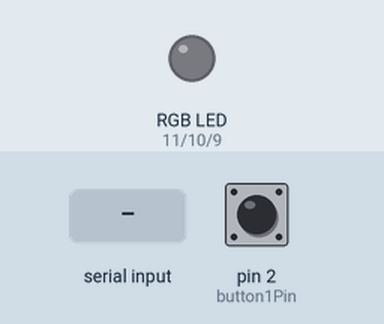
Simulated run of this sketch. Board: Arduino Uno, built with avr-gcc and run on an emulated ATmega328P. On the bench: an RGB LED mixed from three pins (HIGH = lit). The test bench sets the inputs (shaded band); at power-on: pin 2 (button1Pin) HIGH. Dim RGB values are drawn brighter than linear; what the sketch prints to the serial monitor is not drawn.

Above: at 2.7 s.
2.8 s: pin 2 (button1Pin) pulled LOW for 0.15 s
At 4.1 s:
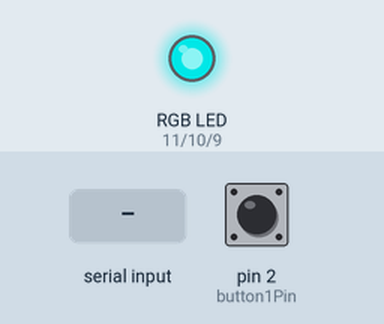
5.9 s: byte 30 received over Serial
At 6.5 s:
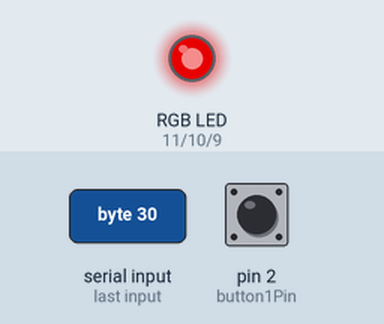
7.4 s: pin 2 (button1Pin) pulled LOW for 1 s
At 8.8 s:
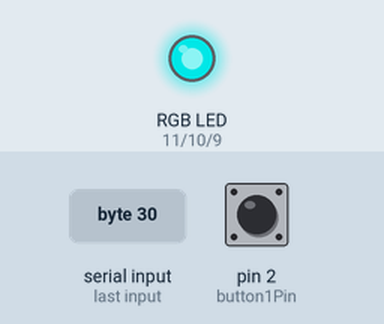
Timing chart, 0 to 10.9 s (numbered marks = the images above; inputs shaded):
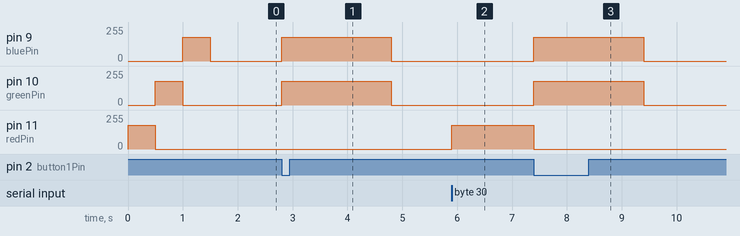

The sketch:

arduinosketch.ino
```cpp
int redPin = 11;
int greenPin = 10;
int bluePin = 9;
int pushed = 0;
int sent = 0;
int incomingByte = 0;
int result = 0;

const int button1Pin = 2;

//uncomment this line if using a Common Anode LED
//#define COMMON_ANODE

void setup()
{
  pinMode(redPin, OUTPUT);
  pinMode(greenPin, OUTPUT);
  pinMode(bluePin, OUTPUT);

  Serial.begin(9600);
  pinMode(2,INPUT);

  // test LED wiring
  setColor(180, 0, 0);
  delay(500);
  setColor(0, 180, 0);
  delay(500);
  setColor(0, 0, 180);
  delay(500);

  // turn off
  setColor(0, 0, 0);
}

void loop()
{
 int sensorValue = digitalRead(button1Pin);

        if(Serial.available() > 0) {
          result = Serial.read();
          if (result != 65 && result != 66)
          {
            Serial.write(66);
            setColor(180, 0, 0);
            pushed = 0;
          }
        }

if (sensorValue == 0 && pushed == 0)
{
  pushed = 1;
  //turn the LED green
  setColor(0, 180, 180);
   Serial.write(65);
  delay(2000);
  setColor(0, 0, 0);
  sent = 1;

}
else if (sensorValue != 0 && sent != 1)
{
  pushed = 0;
}

delay(1);

}

void setColor(int red, int green, int blue)
{
  #ifdef COMMON_ANODE
    red = 255 - red;
    green = 255 - green;
    blue = 255 - blue;
  #endif
  analogWrite(redPin, red);
  analogWrite(greenPin, green);
  analogWrite(bluePin, blue);
}
```

Measured:
- after the input at 2.8 s, pin 9 (bluePin), pin 10 (greenPin): 0/255 → 180/255 at once, → 0/255 2.0 s later
- after the input at 5.9 s, pin 11 (redPin): 0/255 → 180/255 at once
- after the input at 7.4 s, pin 9 (bluePin), pin 10 (greenPin): 0/255 → 180/255 at once, → 0/255 2.0 s later; pin 11 (redPin): 180/255 → 0/255 at once
